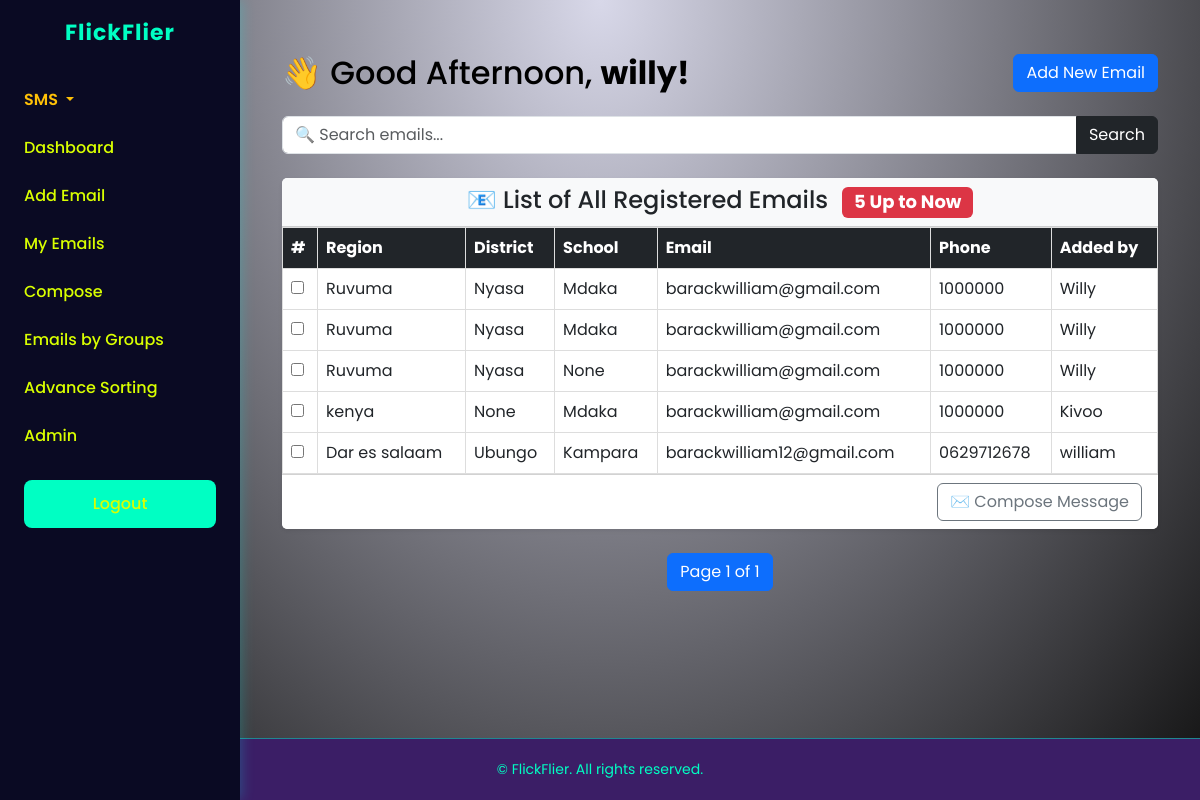
The page / (signed in) on the database as committed earlier.
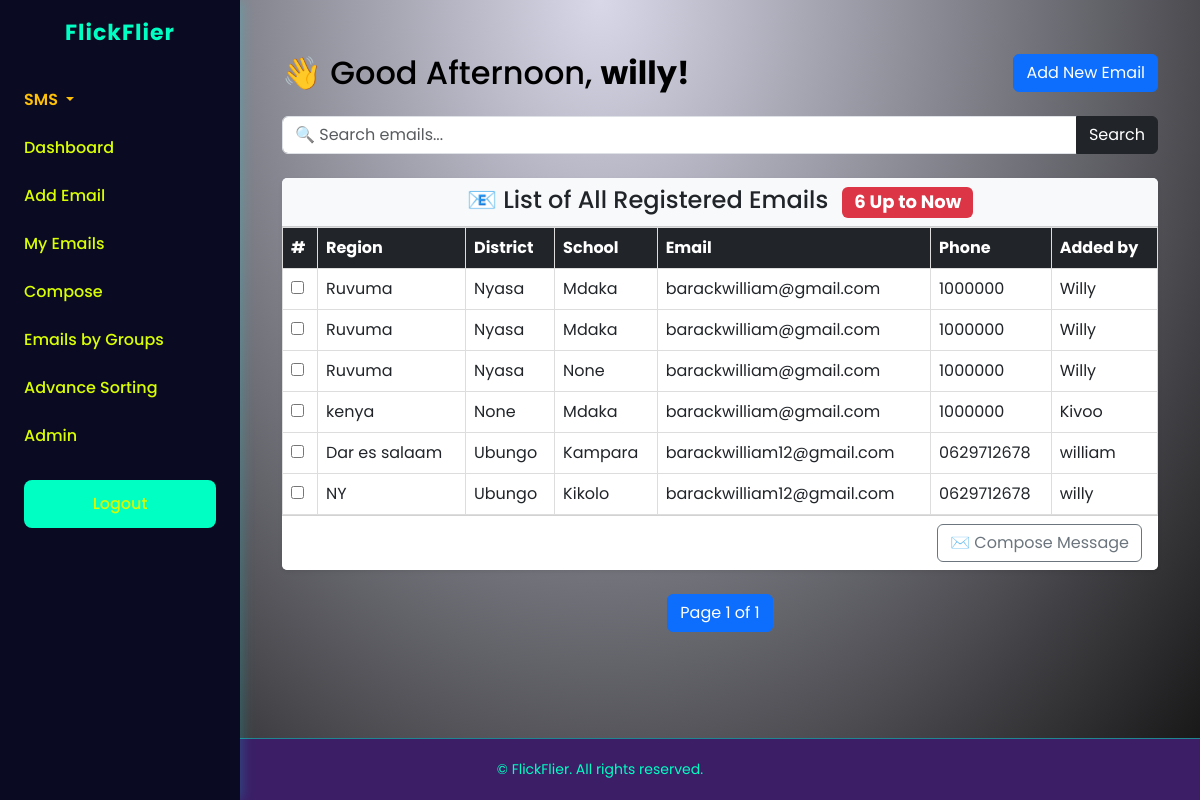
The same page on the database as committed later.
### Email_app/models.py (models this page shows, shortened)
class EmailEntry(models.Model):
    user = models.ForeignKey(User, on_delete=models.CASCADE)
    region = models.CharField(max_length=100)
    district = models.CharField(max_length=100)
    school_name = models.CharField(max_length=200)
    email = models.EmailField(blank=True,null=True)
    phone_number = models.CharField(max_length=20,blank=True,null=True)

### Email_app/views.py (the view)
# urls.py: path('', views.dashboard, name='dashboard'),
@login_required
def dashboard(request):
    current_hour = datetime.now().hour
    if 5 <= current_hour < 12:
        greeting = "Good Morning"
    elif 12 <= current_hour < 17:
        greeting = "Good Afternoon"
    elif 17 <= current_hour < 22:
        greeting = "Good Evening"
    else:
        greeting = "Good Night"
    search_query = request.GET.get('search', '')
    per_page = int(request.GET.get('per_page', 6))  # default ni 6
    if search_query:
        emails = EmailEntry.objects.filter(
            Q(email__icontains=search_query) |
            Q(region__icontains=search_query) |
            Q(district__icontains=search_query) |
            Q(school_name__icontains=search_query) |
            Q(phone_number__icontains=search_query)
        )
    else:
        emails = EmailEntry.objects.all()
    total_emails = EmailEntry.objects.count()
    filtered_count = emails.count()
    paginator = Paginator(emails, per_page)
    page_number = request.GET.get('page')
    page_obj = paginator.get_page(page_number)
    return render(request, 'dashboard.html', {
        'page_obj': page_obj,
        'total_emails': total_emails,
        'filtered_count': filtered_count,
        'greeting': greeting,
        'search_query': search_query,  # <-- Hii ndiyo ilikuwa haipo!
    })

### templates/dashboard.html (shortened to what this page needs)
{% extends 'base.html' %}
{% block content %}
<div class="container py-4">
    <div class="d-flex flex-column flex-md-row justify-content-between align-items-center mb-4">
        <h2 class="mb-3 mb-md-0" style="text-align: center;color: rgb(0, 0, 0);">👋 {{ greeting }}, <strong>{{ request.user.username }}!</strong></h2>
        <a href="{% url 'add_email' %}" class="btn btn-primary">
             Add New Email
        </a>
    </div>
    <form method="GET" class="mb-4">
        <div class="input-group">
            <input type="text" name="search" class="form-control" placeholder="🔍 Search emails..." value="{{ search_query }}">
            <button class="btn btn-dark" type="submit">Search</button>
        </div>
    </form>
    <div class="card shadow-sm border-0">
        <div class="card-header bg-light text-center">
                {% if search_query %}
                    <h4 class="mb-0">
                        📧 System found <strong> <span class="badge bg-danger ms-2 text-white">{{ filtered_count }}</span></strong> out of <strong> <span class="badge bg-danger ms-2 text-white">{{ total_emails }}</span></strong> registered Schools
                    </h4>
                {% else %}
                    <h4 class="mb-0">
                        📧 List of All Registered Emails
                        <span class="badge bg-danger ms-2 text-white">{{ total_emails }} Up to Now</span>
                    </h4>
                {% endif %}
        </div>
        <div class="card-body p-0">
            <div class="table-responsive">
                <table class="table table-hover align-middle mb-0">
                    <thead class="table-dark text-white">
                        <tr>
                            <th scope="col">#</th>
                            <th scope="col">Region</th>
                            <th scope="col">District</th>
                            <th scope="col">School</th>
                            <th scope="col">Email</th>
                            <th scope="col">Phone</th>
                            <th scope="col">Added by</th>
                        </tr>
                    </thead>
                    <tbody>
                        {% for email in page_obj %}
                            <tr>
                                <td><input type="checkbox" name="selected_emails" value="{{ email.id }}"></td>
                                <td>{{ email.region }}</td>
                                <td>{{ email.district }}</td>
                                <td>{{ email.school_name }}</td>
                                <td>{{ email.email }}</td>
                                <td>{{ email.phone_number }}</td>
                                <td>{{ email.user.username }}</td>
                            </tr>
                        {% empty %}
                            <tr>
                                <td colspan="7" class="text-center text-muted">No emails found.</td>
                            </tr>
                        {% endfor %}
                    </tbody>
                </table>
            </div>
        </div>
        <div class="card-footer bg-white text-end">
            <a href="{% url 'send_custom_message' %}" class="btn btn-outline-secondary">
                ✉️ Compose Message
            </a>
        </div>
    </div>
    <nav aria-label="Page navigation" class="mt-4">
        <ul class="pagination justify-content-center">
            <li class="page-item active">
                <span class="page-link">
                    Page {{ page_obj.number }} of {{ page_obj.paginator.num_pages }}
                </span>
            </li>
        </ul>
    </nav>
</div>
{% endblock %}

Rows that differ between the two databases and show on the page:
added EmailEntry: region "NY", district "Ubungo", school_name "Kikolo", email "barackwilliam12@gmail.com", phone_number "0629712678", user.username "willy"
Other text that changed with them:
{{ total_emails }}: "5" → "6"
